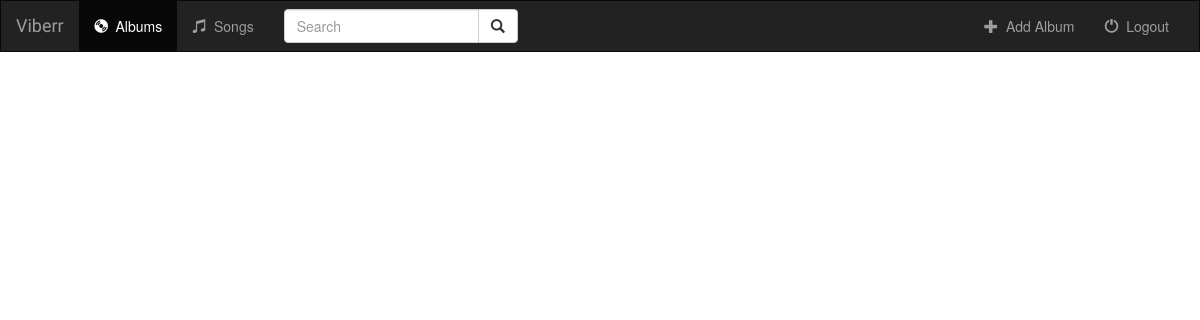
Page /music/ on the earlier database version.
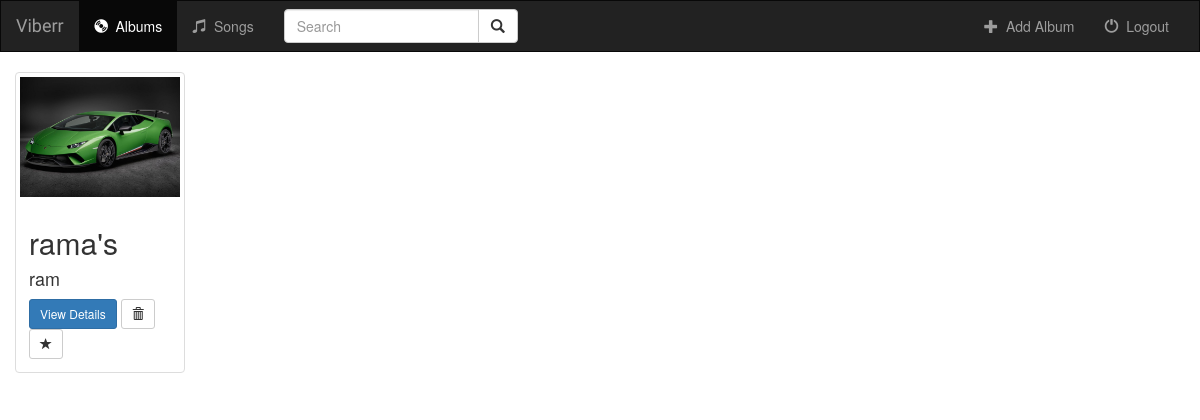
Same page on the later database version.
### music/models.py (models this page shows, shortened)
class Album(models.Model):
	artist = models.CharField(max_length=200)
	album_title = models.CharField(max_length=500)
	genre = models.CharField(max_length=100)
	album_logo = models.FileField()

### music/views.py (the view)
class IndexView(generic.ListView):
	template_name = 'music/index.html'
	context_object_name = 'all_albums'
	def get_queryset(self):
		return Album.objects.all()

### music/templates/music/index.html (shortened to what this page needs)
{% extends 'music/base.html' %}
{% block body %}
<div class="albums-container container-fluid">
    <div class="row">
            {% for album in all_albums %}
                <div class="col-sm-4 col-lg-2">
                    <div class="thumbnail">
                        <a href="{% url 'music:detail' album.id %}">
                            <img src="{{ album.album_logo.url }}" class="img-responsive">
                        </a>
                        <div class="caption">
                            <h2>{{ album.album_title }}</h2>
                            <h4>{{ album.artist }}</h4>
                            <a href="{% url 'music:detail' album.id %}" class="btn btn-primary btn-sm" role="button">View Details</a>
                            <form action="{% url 'music:album-delete' album.id %}" method="post" style="display: inline;">
                                <button type="submit" class="btn btn-default btn-sm">
                                    <span class="glyphicon glyphicon-trash"></span>
                                </button>
                            </form>
                            <a href="#" class="btn btn-default btn-sm btn-favorite">
                                <span class="glyphicon glyphicon-star {% if album.is_favorite %}active{% endif %}"></span>
                            </a>
                        </div>
                    </div>
                </div>
            {% endfor %}
    </div>
{% endblock %}

### music/templates/music/base.html (shortened to what this page needs)
<!DOCTYPE html>
<html>
<head>
	{% load staticfiles %}
	<link rel="stylesheet" href="https://maxcdn.bootstrapcdn.com/bootstrap/3.3.7/css/bootstrap.min.css">
	<link rel="stylesheet" type="text/css" href="{% static 'music/style.css'%}">
</head>
<body>
	<nav class="navbar navbar-inverse">
	<div class="container-fluid">
		<div class="navbar-header">
			<a class="navbar-brand" href="{% url 'music:index' %}">Viberr</a>
		</div>
		<div class="collapse navbar-collapse" id="topNavBar">
			<ul class="nav navbar-nav">
				<li class="active">
					<a href="{% url 'music:index' %}">
						<span class="glyphicon glyphicon-cd" aria-hidden="true"></span>&nbsp; Albums
					</a>
				</li>
				<li class="">
					<a href="{% url 'music:index' %}">
						<span class="glyphicon glyphicon-music" aria-hidden="true"></span>&nbsp; Songs
					</a>
				</li>
			</ul>
			<form class="navbar-form navbar-left" role="search" method="get" action="#">
			  <div class="input-group">
			    <input type="text" class="form-control" name="q" placeholder="Search">
			    <div class="input-group-btn">
			      <button class="btn btn-default" type="submit">
			        <i class="glyphicon glyphicon-search"></i>
			      </button>
			    </div>
			  </div>
			</form>
			<ul class="nav navbar-nav navbar-right">
				<li class="">
					<a href="{% url 'music:album-add' %}">
						<span class="glyphicon glyphicon-plus" aria-hidden="true"></span>&nbsp; Add Album
					</a>
				</li>
				<li class="">
					<a href="{% url 'music:index' %}">
						<span class="glyphicon glyphicon-off" aria-hidden="true"></span>&nbsp; Logout
					</a>
				</li>
			</ul>
		</div>
	</div>
</nav>
{% block body %}
{% endblock %}
</body>
</html>

### music/static/music/style.css (style rules this page uses)
body { background-color: #ffffff; }
.navbar { border-radius: 0; }
.navbar-brand { font-family: 'Satisfy', cursive; }

Differences in the rows shown:
added Album: album_logo (picture), album_title "rama's", artist "ram"
